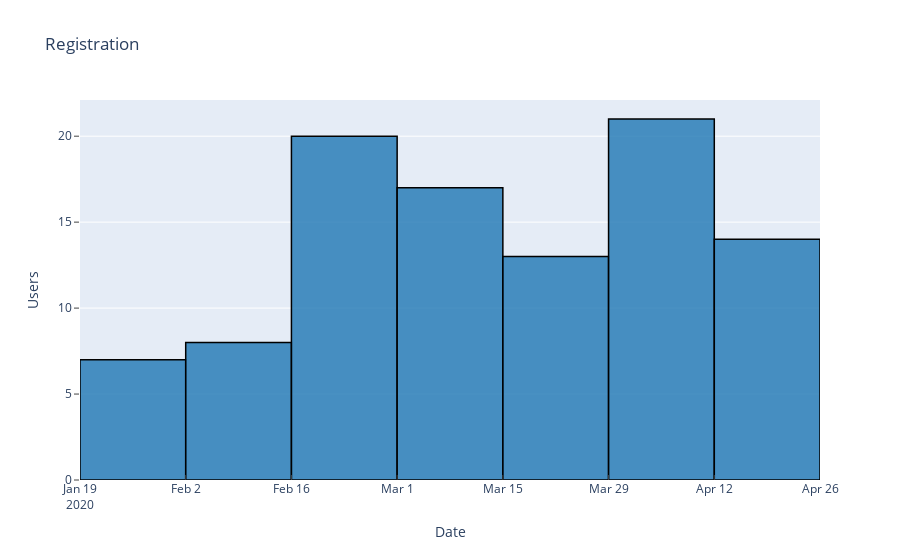

The notebook cell saved with this chart:
### Code cell
# create trace1 
trace1 = go.Histogram(
                x = df.signup_date,
                marker = dict(color = 'rgba(31, 119, 180, 0.8)',
                              line=dict(color='rgb(0,0,0)',width=1.5))
            )
layout = dict(barmode = 'group',title = 'Registration',ِ
             xaxis= dict(title= 'Date',ticklen= 5,zeroline= False, ticks="inside"), 
             yaxis = dict(title = 'Users', ticklen = 5, zeroline = False, ticks="outside"))
data = [trace1]

fig = {'data': data, 'layout': layout}
iplot(fig)

### Figure 1 — Plotly figure (JSON) as saved in the notebook; plotly's stock layout.template omitted (floating-point values rounded to 4 significant figures)
{"data": [{"marker": {"color": "rgba(31, 119, 180, 0.8)", "line": {"color": "rgb(0,0,0)", "width": 1.5}}, "type": "histogram", "x": ["2020-01-27", "2020-01-27", "2020-01-27", "2020-01-29", "2020-01-30", "2020-01-30", "2020-01-31", "2020-02-02", "2020-02-03", "2020-02-03", "2020-02-05", "2020-02-09", "2020-02-10", "2020-02-11", "2020-02-11", "2020-02-16", "2020-02-16", "2020-02-18", "2020-02-18", "2020-02-18", "2020-02-19", "2020-02-20", "2020-02-20", "2020-02-21", "2020-02-21", "2020-02-24", "2020-02-24", "2020-02-24", "2020-02-25", "2020-02-27", "2020-02-28", "2020-02-28", "2020-02-28", "2020-02-29", "2020-02-29", "2020-03-01", "2020-03-01", "2020-03-02", "2020-03-02", "2020-03-03", "2020-03-05", "2020-03-06", "2020-03-07", "2020-03-08", "2020-03-08", "2020-03-08", "2020-03-08", "2020-03-08", "2020-03-08", "2020-03-09", "2020-03-10", "2020-03-14", "2020-03-16", "2020-03-17", "2020-03-20", "2020-03-21", "2020-03-21", "2020-03-21", "2020-03-22", "2020-03-22", "2020-03-23", "2020-03-26", "2020-03-28", "2020-03-28", "2020-03-28", "2020-03-31", "2020-04-01", "2020-04-01", "2020-04-02", "2020-04-02", "2020-04-02", "2020-04-02", "2020-04-02", "2020-04-03", "2020-04-03", "2020-04-04", "2020-04-07", "2020-04-08", "2020-04-08", "2020-04-09", "2020-04-09", "2020-04-09", "2020-04-09", "2020-04-10", "2020-04-11", "2020-04-11", "2020-04-12", "2020-04-13", "2020-04-14", "2020-04-15", "2020-04-15", "2020-04-15", "2020-04-16", "2020-04-17", "2020-04-19", "2020-04-21", "2020-04-21", "2020-04-23", "2020-04-23", "2020-04-24"]}], "layout": {"barmode": "group", "title": {"text": "Registration"}, "xaxis": {"ticklen": 5, "ticks": "inside", "title": {"text": "Date"}, "zeroline": false}, "yaxis": {"ticklen": 5, "ticks": "outside", "title": {"text": "Users"}, "zeroline": false}}}
